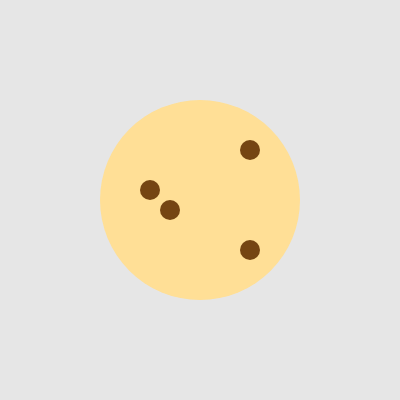
Frame 1 (no input)
Frame 60 (no input): identical to frame 1, image omitted
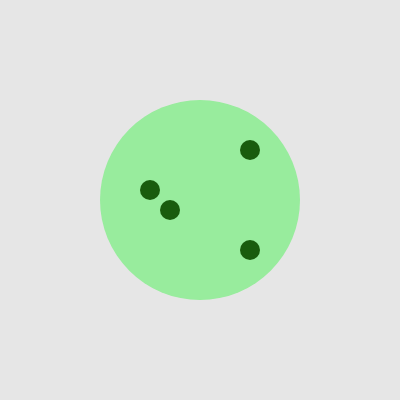
Frame 120 (the mouse pressed at the canvas centre since frame 60)

The p5.js sketch that drew these frames (run headless with seeded random() and noise() and a simulated clock; from frame 60 on, the mouse is pressed at the canvas centre):

// p5.js sketch
// ── sketch.js
// DM2008 — Activity 4a [Guided]
// Bake a Cookie (30 min)
//
// A class is a blueprint — Cookie describes what every cookie has and can do.
// Your job is to complete the class, then add movement and a flavor randomizer.
//
// Suggested order:
// 1. Add the missing properties to the constructor (sz, x, y)
// 2. Fix show() so it uses this.flavor, this.x, this.y, this.sz
// 3. Implement move() and randomFlavor()
// 4. Wire them up in keyPressed() and mousePressed()
//
// Stretch: add a second cookie with different starting values.

let cookie;
let ChocChipColor;
function setup() {
  createCanvas(400, 400);
  noStroke();

  cookie = new Cookie("vanilla", 200, width / 2, height / 2);
}

function draw() {
  background(230);
  cookie.show();
  cookie.move();
}

class Cookie {
  constructor(flavor, sz, x, y) {
    // this. binds each value to this specific cookie object
    // Add the missing properties below
    this.flavor = flavor;
    this.sz = sz;
    this.x = x;
    this.y = y;
  }

  show() {
    // Fix this method — it should use this.flavor, this.x, this.y, this.sz

    switch (this.flavor) {
      case "chocolate":
        fill(196, 146, 96);
        ChocChipColor=color(43, 13, 8)
        break;
      case "vanilla":
        fill(255, 223, 150);
         ChocChipColor=color(117, 69, 18)
        break;
      case "matcha":
        fill("#98ec9d");
         ChocChipColor=color(25, 92, 13)
        break;
      default:
        fill(220, 180, 120);
    }

    ellipse(this.x, this.y, this.sz);
    push
    fill(ChocChipColor)
    ellipse(250, 150, this.sz/10)
    ellipse(150, 190, this.sz/10)
    ellipse(170, 210, this.sz/10)
    ellipse(250, 250, this.sz/10)
    pop
  }

  // Add a move() method — update this.x or this.y based on which key is pressed
  move() {
    this.x = width/2;
    this.y = height/2;
  }

  // Add a randomFlavor() method — set this.flavor to one of at least 3 options
  randomFlavor() {
    // this.flavor = random(["chocolate", "vanilla"]);
    let flavors = ["chocolate", "vanilla", "matcha"];
    this.flavor = random(flavors);
  }
}

// Call cookie.move() when an arrow key is pressed
//function keyPressed() {
//if(key === '1'){flavor="chocolate";}
//else if (key === '2'){flavor="vanilla";}
//else if (key === '3'){flavor="default";}
//}

// Call cookie.randomFlavor() when the mouse is clicked
function mousePressed() {
  cookie.randomFlavor();
}
